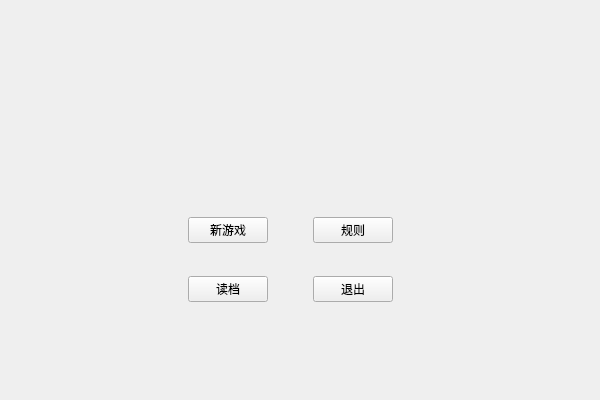
<?xml version="1.0" encoding="UTF-8"?>
<ui version="4.0">
 <class>MainWindow</class>
 <widget class="QMainWindow" name="MainWindow">
  <property name="geometry">
   <rect>
    <x>0</x>
    <y>0</y>
    <width>600</width>
    <height>400</height>
   </rect>
  </property>
  <property name="minimumSize">
   <size>
    <width>600</width>
    <height>400</height>
   </size>
  </property>
  <property name="maximumSize">
   <size>
    <width>600</width>
    <height>400</height>
   </size>
  </property>
  <property name="windowTitle">
   <string>贪吃蛇大作战</string>
  </property>
  <property name="windowIcon">
   <iconset resource="image.qrc">
    <normaloff>:/new/prefix1/picture.png</normaloff>:/new/prefix1/picture.png</iconset>
  </property>
  <widget class="QWidget" name="centralwidget">
   <property name="minimumSize">
    <size>
     <width>600</width>
     <height>400</height>
    </size>
   </property>
   <property name="maximumSize">
    <size>
     <width>600</width>
     <height>400</height>
    </size>
   </property>
   <widget class="QWidget" name="layoutWidget">
    <property name="geometry">
     <rect>
      <x>150</x>
      <y>190</y>
      <width>281</width>
      <height>141</height>
     </rect>
    </property>
    <layout class="QGridLayout" name="gridLayout">
     <item row="0" column="0">
      <spacer name="horizontalSpacer_2">
       <property name="orientation">
        <enum>Qt::Horizontal</enum>
       </property>
       <property name="sizeHint" stdset="0">
        <size>
         <width>40</width>
         <height>20</height>
        </size>
       </property>
      </spacer>
     </item>
     <item row="1" column="1">
      <widget class="QPushButton" name="readFile">
       <property name="text">
        <string>读档</string>
       </property>
      </widget>
     </item>
     <item row="0" column="3">
      <widget class="QPushButton" name="rules">
       <property name="text">
        <string>规则</string>
       </property>
      </widget>
     </item>
     <item row="0" column="2">
      <spacer name="horizontalSpacer">
       <property name="orientation">
        <enum>Qt::Horizontal</enum>
       </property>
       <property name="sizeHint" stdset="0">
        <size>
         <width>40</width>
         <height>20</height>
        </size>
       </property>
      </spacer>
     </item>
     <item row="0" column="1">
      <widget class="QPushButton" name="newGame">
       <property name="text">
        <string>新游戏</string>
       </property>
      </widget>
     </item>
     <item row="0" column="4">
      <spacer name="horizontalSpacer_3">
       <property name="orientation">
        <enum>Qt::Horizontal</enum>
       </property>
       <property name="sizeHint" stdset="0">
        <size>
         <width>40</width>
         <height>20</height>
        </size>
       </property>
      </spacer>
     </item>
     <item row="1" column="3">
      <widget class="QPushButton" name="quit">
       <property name="text">
        <string>退出</string>
       </property>
      </widget>
     </item>
    </layout>
   </widget>
   <widget class="QLabel" name="label">
    <property name="geometry">
     <rect>
      <x>-20</x>
      <y>-180</y>
      <width>621</width>
      <height>591</height>
     </rect>
    </property>
    <property name="minimumSize">
     <size>
      <width>0</width>
      <height>0</height>
     </size>
    </property>
    <property name="maximumSize">
     <size>
      <width>12540124</width>
      <height>16777215</height>
     </size>
    </property>
    <property name="styleSheet">
     <string notr="true">image: url(:/new/prefix1/headline.png);</string>
    </property>
    <property name="text">
     <string/>
    </property>
   </widget>
   <widget class="QLabel" name="label_2">
    <property name="geometry">
     <rect>
      <x>-10</x>
      <y>-80</y>
      <width>611</width>
      <height>491</height>
     </rect>
    </property>
    <property name="styleSheet">
     <string notr="true">border-image: url(:/new/prefix1/background.gif);</string>
    </property>
    <property name="text">
     <string/>
    </property>
   </widget>
   <zorder>label_2</zorder>
   <zorder>label</zorder>
   <zorder>layoutWidget</zorder>
  </widget>
 </widget>
 <resources>
  <include location="image.qrc"/>
 </resources>
 <connections/>
</ui>
